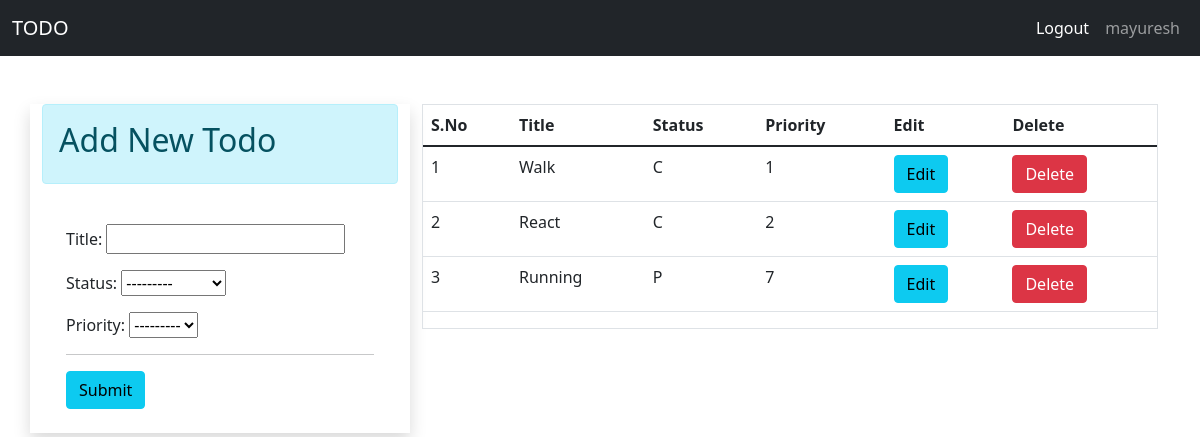
The app's page / (signed in), older data.
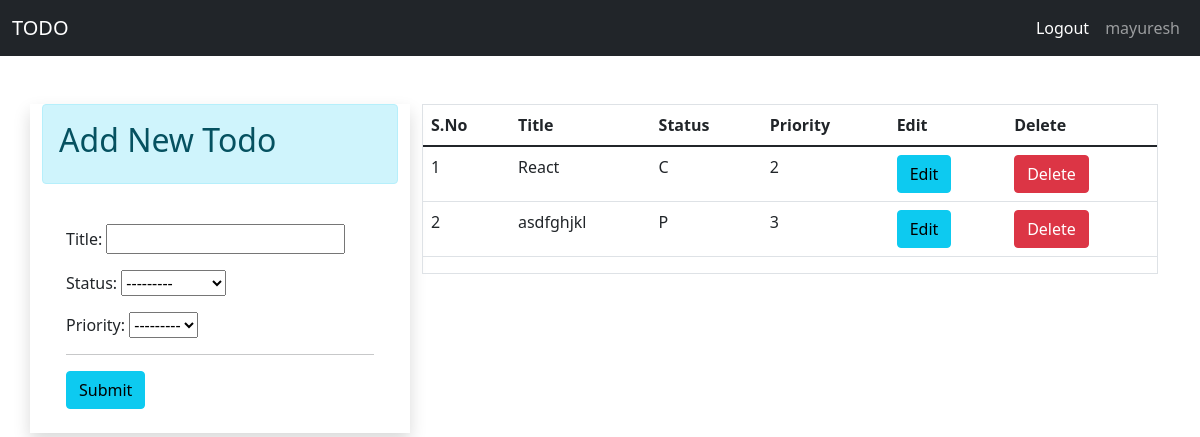
The same page, newer data.
### app/models.py (models this page shows)
class Todo(models.Model):
    status_choices = [
    ('C', 'Completed'),
    ('P', 'Pending'),
    ]
    priority_choices = [
    ('1', '1️⃣'),
    ('2', '2️⃣'),
    ('3', '3️⃣'),
    ('4', '4️⃣'),
    ('5', '5️⃣'),
    ('6', '6️⃣'),
    ('7', '7️⃣'),
    ('8', '8️⃣'),
    ('9', '9️⃣'),
    ('10', '🔟'),
    ]
    title = models.CharField(max_length=50)
    status = models.CharField(max_length=2, choices=status_choices)
    date = models.DateField(auto_now_add = True)
    user = models.ForeignKey(User, on_delete = models.CASCADE)
    priority = models.CharField(max_length=2, choices=priority_choices)

### app/views.py (the view, shortened to what this page needs)
# urls.py: path('', views.index, name='home'),
@login_required(login_url='login/')
def index(request):
    form = TodoForm()
    todos = Todo.objects.filter(user = request.user).order_by('priority')
    print(todos)
    context = {'form':form, 'todos':todos}
    return render(request, 'index.html', context=context)

### app/forms.py
class TodoForm(ModelForm):
    class Meta:
        model = Todo
        fields = ['title', 'status', 'priority']

### app/templates/index.html (shortened to what this page needs)
{% extends 'main.html' %}
{% block content %}
<div>
    <div class="container pt-4">
        <div class="row p-0 mt-4">
            <div class="col-lg-4 mx-auto shadow ">
                <div class="alert alert-info">
                    <h2>Add New Todo</h2>
                </div>
                <div class="p-4">
                    <form method='POST' action="">
                        {{form.as_p}}
                        <hr>
                        <input type="submit" class='btn btn-info'>
                    </form>
                </div>
            </div>
            <div class="col">
                <div class="border">
                    <div>
                        <table class='table'>
                            <thead>
                                <tr>
                                    <th>S.No</th>
                                    <th>Title</th>
                                    <th>Status</th>
                                    <th>Priority</th>
                                    <th>Edit</th>
                                    <th>Delete</th>
                                </tr>
                            </thead>
                            <tbody>
                                {% for todo in todos %}
                                <tr>
                                    <td>{{forloop.counter}}</td>
                                    <td>{{todo.title}}</td>
                                    <td>{{todo.status}}</td>
                                    <td>{{todo.priority}}</td>
                                    <td><a href="editTodo/{{todo.id}}" class="btn btn-info" >Edit</a></td>
                                    <td><a href="deleteTodo/{{todo.id}}" class="btn btn-danger" >Delete</a></td>
                                </tr>
                                {% endfor %}
                            </tbody>
                        </table>
                    </div>
                </div>
            </div>
        </div>
    </div>
</div>
{% endblock content %}

Row changes from the older to the newer data that the page shows:
removed Todo: title "Walk", status "C", priority "1"
removed Todo: title "Running", status "P", priority "7"
added Todo: title "asdfghjkl", status "P", priority "3"
